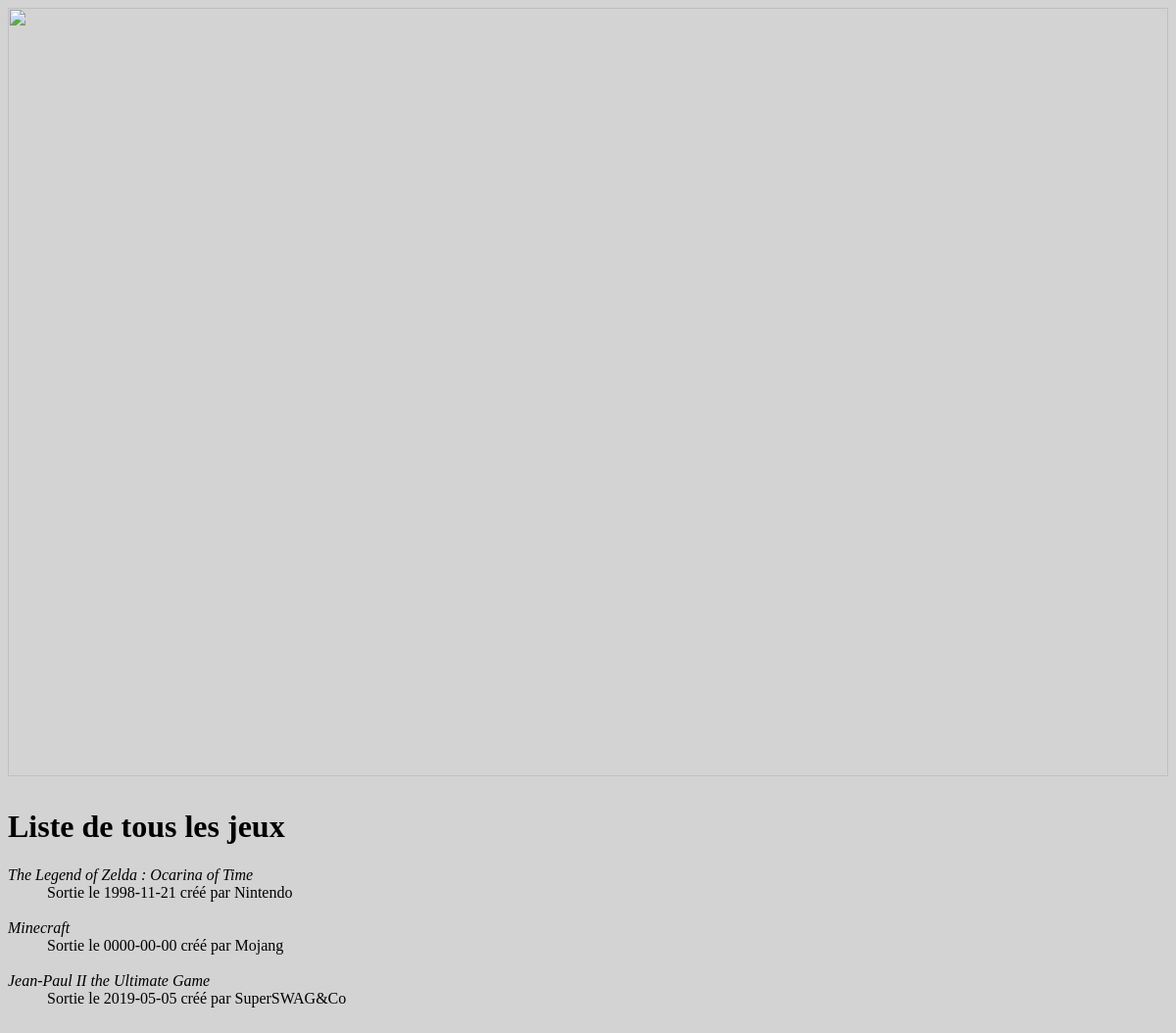
/listeJeu.php, run on an earlier commit of the app's database.
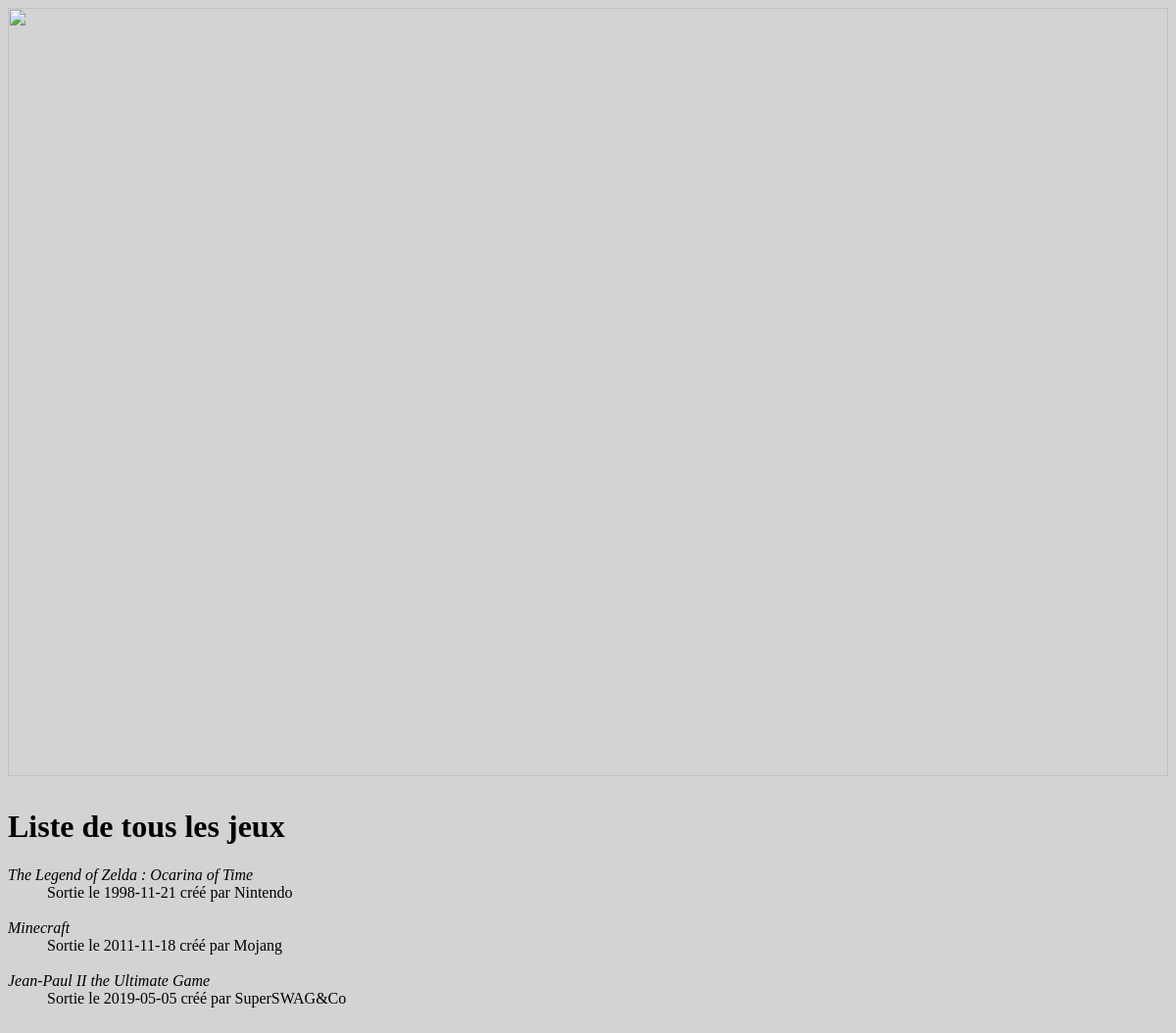
And on a later commit of the database.
### tables this page shows
CREATE TABLE JEU (
  IDJ INT AUTO_INCREMENT PRIMARY KEY,
  NOMJ VARCHAR(100) DEFAULT NULL,
  DATESORTIE DATE DEFAULT NULL
);

CREATE TABLE EDITEUR (
  IDE INT AUTO_INCREMENT PRIMARY KEY,
  NOME VARCHAR(100) DEFAULT NULL,
  SIEGESOCIETE VARCHAR(100) DEFAULT NULL,
  DATECREATION DATE DEFAULT NULL,
  ETAT VARCHAR(100) DEFAULT NULL
);

### listeJeu.php (the view, shortened to what this page needs)
<html>
  <head>
    <link rel="stylesheet" type="text/css" href="index.css">
  </head>
  <body>
    <header>
      <a href="index.php"><img src="http://www.webzeen.fr/wp-content/uploads/2016/03/Banni%C3%A8re-Jeux-vid%C3%A9os.png" class="center"></a>
    </header>
    <h1>
      Liste de tous les jeux
    </h1>
    <?php
    $dsn="mysql:dbname=".BASE.";host=".SERVER;
    try{
      $connexion=new PDO($dsn,USER,PASSWD);
    }
    catch(PDOException $e){
      printf("Échec de la connexion : %s\n", $e->getMessage());
      exit();
    }
    $sql="SELECT * from JEU NATURAL JOIN EDITEUR NATURAL JOIN ESTEDITER";
    if(!$connexion->query($sql)) echo "Pb d'accès à la liste";
    else{
      ?>
      <dl>
        <?php
        foreach ($connexion->query($sql) as $row)
        echo "<dt style='font-style:italic'>".$row['NOMJ']."</dt><dd>Sortie le ".$row['DATESORTIE']." créé par ".$row['NOME']."</dd></dt>\n<br>";
      ?>
      </dl>
    <?php } ?>
  </body>
</html>

What changed in the data, as far as the page shows it:
changed jeu "Minecraft": DATESORTIE "0000-00-00" → "2011-11-18"
